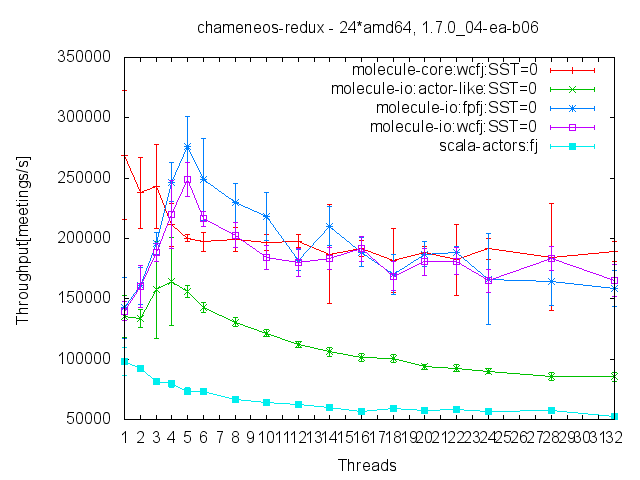

This chart was generated by the following gnuplot code:
set title "chameneos-redux - 24*amd64, 1.7.0_04-ea-b06"
set xlabel "Threads"
set ylabel "Throughput[meetings/s]"
set xtics 1
#set key out

set term png
set output "chameneos-redux%throughput.png"
#set term postscript eps enhanced
#set output "chameneos-redux%throughput.eps"

plot '../chameneos-redux/molecule-core_wcfj_SST=0.dat' using 1:4:($4*$3)/100 with errorlines title "molecule-core:wcfj:SST=0",\
'../chameneos-redux/molecule-io_actor-like_SST=0.dat' using 1:4:($4*$3)/100 with errorlines title "molecule-io:actor-like:SST=0",\
'../chameneos-redux/molecule-io_fpfj_SST=0.dat' using 1:4:($4*$3)/100 with errorlines title "molecule-io:fpfj:SST=0",\
'../chameneos-redux/molecule-io_wcfj_SST=0.dat' using 1:4:($4*$3)/100 with errorlines title "molecule-io:wcfj:SST=0",\
'../chameneos-redux/scala-actors_fj.dat' using 1:4:($4*$3)/100 with errorlines title "scala-actors:fj"
pause -1
